Frame 1 (no input): blank canvas, image omitted
Frame 60 (the mouse pressed at the canvas centre just before this capture): blank canvas, image omitted
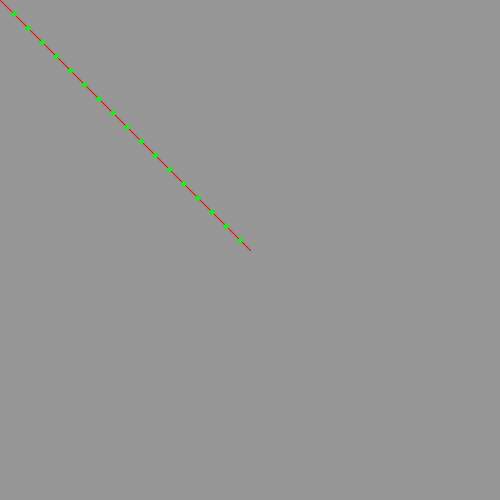
Frame 120 (the mouse held since frame 60 and released just before this capture)

The Processing sketch whose frames 1 and 60 were blank and that drew this single picture after the mouse press (run headless with seeded random() and noise(); from frame 60 on, the mouse is pressed at the canvas centre):

// Processing sketch: sketch_130614b
// ── sketch_130614b.pde

PVector v1;
float mag;
float stepSize = 20;
float numSteps = 5;

void setup() {
  size(500, 500);
}

void draw() {
  background(150);
  v1 = new PVector(mouseX, mouseY);
  mag = v1.mag();
  stroke(255,0,0);
  line(0,0,v1.x, v1.y);
  
  numSteps = mag/stepSize;
  
  for(int i=1; i<numSteps; i++ ) {
    PVector v2 = new PVector();
    println("numSteps = "+numSteps);
    PVector.mult(v1, 1/numSteps*i, v2);
    noStroke();
    fill(0,255,0);
    ellipse(v2.x, v2.y, 5,5);
  }
}
